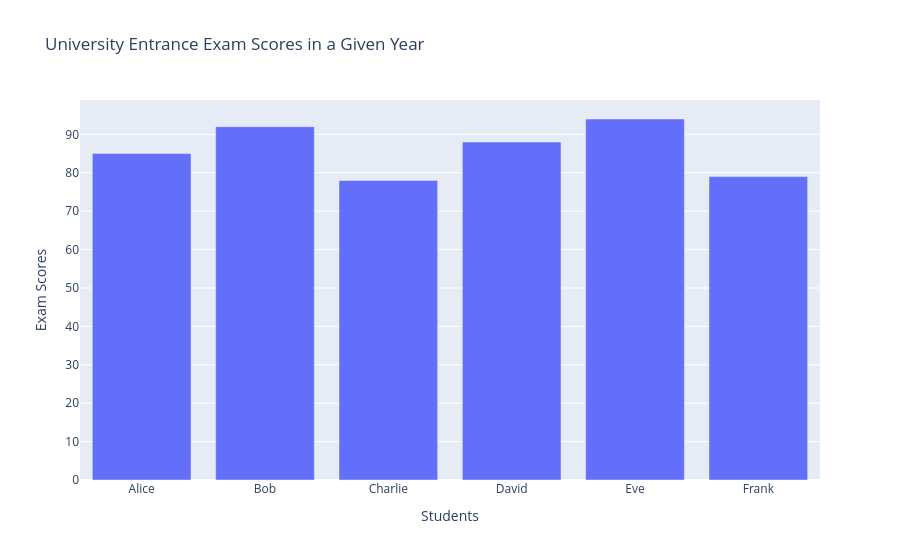

Notebook code for this chart:
### Markdown cell above
#### Cross-Section Data

### Code cell
students = ['Alice', 'Bob', 'Charlie', 'David', 'Eve', 'Frank']
exam_scores = [85, 92, 78, 88, 94, 79]

fig = go.Figure(data=[go.Bar(x=students, y=exam_scores)])

fig.update_layout(
    title="University Entrance Exam Scores in a Given Year",
    xaxis_title="Students",
    yaxis_title="Exam Scores",
)
fig.show()

### Figure 1 — Plotly figure (JSON) as saved in the notebook; plotly's stock layout.template omitted (floating-point values rounded to 4 significant figures)
{"data": [{"type": "bar", "x": ["Alice", "Bob", "Charlie", "David", "Eve", "Frank"], "y": [85, 92, 78, 88, 94, 79]}], "layout": {"title": {"text": "University Entrance Exam Scores in a Given Year"}, "xaxis": {"title": {"text": "Students"}}, "yaxis": {"title": {"text": "Exam Scores"}}}}
